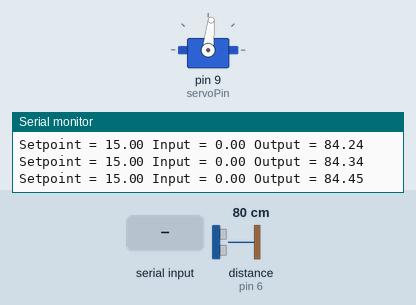
The sketch below on a simulated Arduino Uno, built with avr-gcc and run on an emulated ATmega328P. Shown: servo, the last lines printed to the serial monitor. The inputs (shaded band) are chosen by the test bench; at power-on: distance to the obstacle (sensor on pin 6) 80 cm. The echo pulse lasts 58.3 µs per cm.

Above: at 1.3 s.
1.4 s: "90,45,200\n" received over Serial
At 2.0 s:
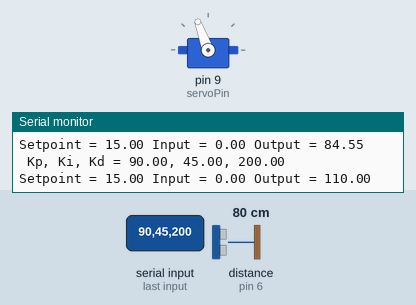
3.1 s: "1,90,45\n" received over Serial
6.1 s: distance to the obstacle (sensor on pin 6) set to 43 cm
7.6 s: distance to the obstacle (sensor on pin 6) set to 37 cm
At 8.8 s:
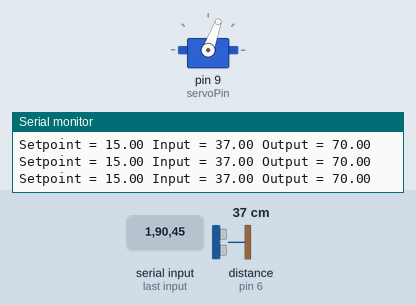
9.2 s: distance to the obstacle (sensor on pin 6) set to 60 cm
At 9.8 s:
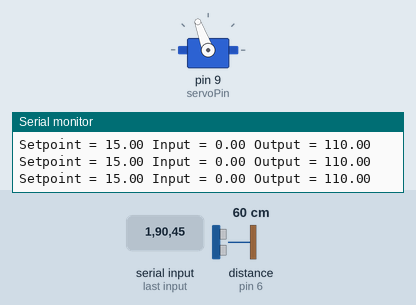
10.9 s: distance to the obstacle (sensor on pin 6) set to 18 cm
At 11.9 s:
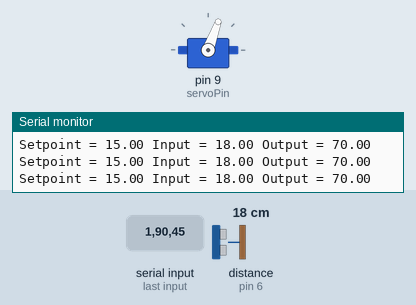
Timing chart, 0 to 13.5 s (numbered marks = the images above; inputs shaded):
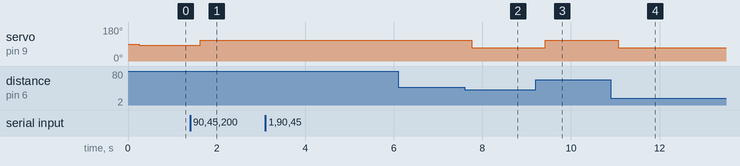

The sketch:

balanced_modificato.ino
```cpp
//dichiarazione librerie
#include<Servo.h>
#include<PID_v1.h>
#include<NewPing.h>

#define TRIGGER_PIN  5                                                //Trigger Pin per sensore ultrasonico
#define ECHO_PIN 6                                                    //Echo Pin per sensore ultrasonico
#define MAX_DISTANCE 40                                               //Massima distanza da rilevare (cm)
const int servoPin = 9;                                               //Servo Pinint potPin = A0;                                                      //Analog Potentiometer Pin


float Kp = 0.9;                                                       //Initial Proportional gain
float Ki = 0.07;                                                      //Initial Integral gain
float Kd = 0.2;                                                      //Intitial Derivative gain
double Setpoint, Input, Output;

NewPing sonar(TRIGGER_PIN, ECHO_PIN, MAX_DISTANCE);                  //Initialize NewPing object, which is in the class
                                                                     //  NewPing that calcualtes and digitally filters
                                                                     //  Ultrasonic Sensor data

PID myPID(&Input, &Output, &Setpoint, Kp, Ki, Kd, DIRECT);           //Initialize PID object, which is in the class PID.
                                                                     //  This class 'filters' the error signal based on
                                                                     //  where the Setpoint and Input is. The Output is
                                                                     //  sent to the Servo in terms of degrees.

Servo myServo;                                                       //Initial Servo.


void setup() {

  Serial.begin(9600);                                                //Begin Serial (to show readings)
  myServo.attach(servoPin);                                          //Attach Servo

  Input = readPosition();                                            //Calls function readPosition() and sets the balls
                                                                     //  position as the input to the PID algorithm

  Setpoint = (15);                //Desired location of ball in terms of potentiometer redading
  myPID.SetMode(AUTOMATIC);                                          //Set PID object myPID to AUTOMATIC (see playground for more details)
  myPID.SetOutputLimits(70, 110);                                    //Set Output limits to 80 and 100 degrees. This keeps my servo from
                                                                     //  going too far each way and messing up the plant.
}

void loop()
{

  Setpoint = (15);                //Setpoint same as above in function setup() (see above for more details)
  Input = readPosition();                                            //Input same as above in function setup() (see above for more details)
  myPID.Compute();                                                   //The 'magic' happens and algorithm computes Output in range of 80 to 100 degrees
  myServo.write(Output);                                             //Writes value of Output to servo

  printData(Setpoint, Input, Output);                                //Calls function printData(). Prints Setpoint, Input, and Output to Serial
  newGains();                                                        //Calls function newGains(). Changes Kp, Ki, and Kd and prints to Serial
}

//**********************************************************************************************************************************************************
//PrintData() prints Setpoint, Input, and Output to Serial each time PID loop runs. This may cause PID loop to run a tad slower than wanted
//            so it may be helpful to use this only when testing
//**********************************************************************************************************************************************************
void printData(float set, float in, float out) {
  Serial.print("Setpoint = ");
  Serial.print(set);
  Serial.print(" Input = ");
  Serial.print(in);
  Serial.print(" Output = ");
  Serial.print(out);
  Serial.print("\n");
}

//**********************************************************************************************************************************************************
//newGains() watis to see if anything is typed in serial port. If there is, the values are put into Kp, Ki, and Kd. Then the values are printed to Serial.
//**********************************************************************************************************************************************************
void newGains() {
  if (Serial.available() > 0) {                                        //If there is any data in serial input, then it starts reading.
     delay(100);                                                       //Pause for a tenth of a second to readjust plant or anything else you need to do.
                                                                       //  Can be as long as needed.
     for (int i = 0; i < 4; i = i + 1) {
       switch (i) {
         case 0:                                                       //Reads 1st value in
           Kp = Serial.parseFloat();
           break;
         case 1:                                                       //Reads 2st value in
           Ki = Serial.parseFloat();
           break;
         case 2:                                                       //Reads 3st value in
           Kd = Serial.parseFloat();
           break;
         case 3:                                                       //Clears any remaining parts.
           for (int j = Serial.available(); j == 0; j = j - 1) {
             Serial.read();
           }
           break;
       }
     }
     Serial.print(" Kp, Ki, Kd = ");                                     //Prints new gain values to Serial
     Serial.print(Kp);
     Serial.print(", ");
     Serial.print(Ki);
     Serial.print(", ");
     Serial.println(Kd);
     myPID.SetTunings(Kp, Ki, Kd);
   }

}

//**********************************************************************************************************************************************************
//readPosition() legge la posizione della palla e ritona nella posizion in cm.
//**********************************************************************************************************************************************************

float readPosition() {
  delay(36);                                                            //Don't set too low or echos will run into eachother.
  unsigned int uS = sonar.ping_median(4);                               //ping_median() function is in class NewPing. It is a digital filter that takes the
                                                                        //  the average of 4 (in this case) pings and returns that distance value. This helps
                                                                        //  to filter out the pesy noise in those $5.00 UltraSonic Sensors. You know which
                                                                        //  ones I am talking about....
  return uS / US_ROUNDTRIP_CM;                                          //Returns distance value.
}
```

Measured:
- the behaviour switches between 41 and 40 cm on distance to the obstacle (sensor on pin 6) (found by bisection; images 1 and 2)
- after the input at 1.4 s, servo on pin 9 (servoPin): 84° → 110° after 0.23 s
- after the input at 7.6 s, servo on pin 9 (servoPin): 110° → 70° after 0.16 s
- after the input at 9.2 s, servo on pin 9 (servoPin): 70° → 110° after 0.21 s
- after the input at 10.9 s, servo on pin 9 (servoPin): 110° → 70° after 0.17 s
